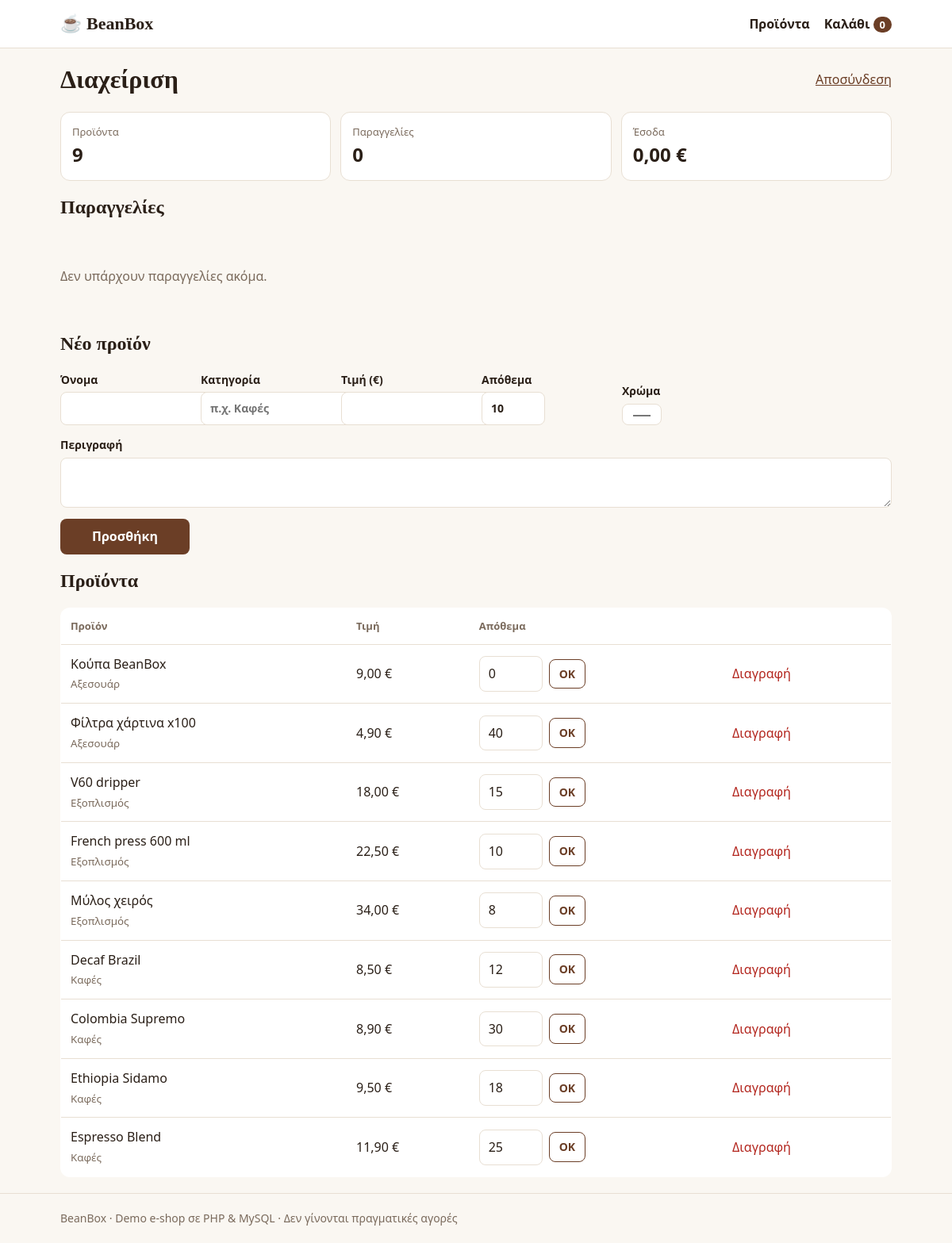
The page /admin/index.php (signed in) on the database its author committed.
### tables this page shows
CREATE TABLE IF NOT EXISTS products (
    id          INT AUTO_INCREMENT PRIMARY KEY,
    name        VARCHAR(120)  NOT NULL,
    category    VARCHAR(60)   NOT NULL,
    description TEXT          NOT NULL,
    price       DECIMAL(10,2) NOT NULL,
    stock       INT           NOT NULL DEFAULT 0,
    color       VARCHAR(7)    NOT NULL DEFAULT '#6b4f3a',
    created_at  TIMESTAMP     NOT NULL DEFAULT CURRENT_TIMESTAMP
);

### includes/bootstrap.php (called while the page is built, shortened)
<?php
function db(): PDO
{
    static $pdo = null;
    if ($pdo === null) {
        $dsn = getenv('DB_DSN') ?: 'mysql:host=' . DB_HOST . ';dbname=' . DB_NAME . ';charset=utf8mb4';
        $pdo = new PDO($dsn, DB_USER, DB_PASS, [
            PDO::ATTR_ERRMODE            => PDO::ERRMODE_EXCEPTION,
            PDO::ATTR_DEFAULT_FETCH_MODE => PDO::FETCH_ASSOC,
        ]);
    }
    return $pdo;
}
function e(?string $value): string
{
    return htmlspecialchars((string) $value, ENT_QUOTES, 'UTF-8');
}
function money(float $amount): string
{
    return number_format($amount, 2, ',', '.') . ' €';
}

### admin/index.php (the view, shortened to what this page needs)
<?php
require __DIR__ . '/../includes/bootstrap.php';
    require __DIR__ . '/../includes/header.php'; ?>
    <?php require __DIR__ . '/../includes/footer.php';
$products = db()->query('SELECT * FROM products ORDER BY id DESC')->fetchAll();
$orders   = db()->query('SELECT * FROM orders ORDER BY id DESC LIMIT 50')->fetchAll();
$revenue  = (float) db()->query("SELECT COALESCE(SUM(total),0) FROM orders WHERE status <> 'cancelled'")->fetchColumn();
require __DIR__ . '/../includes/header.php';
?>
<div class="admin-head">
  <h1>Διαχείριση</h1>
  <a href="?logout=1">Αποσύνδεση</a>
</div>
<div class="stats">
  <div><span>Προϊόντα</span><strong><?= count($products) ?></strong></div>
  <div><span>Παραγγελίες</span><strong><?= count($orders) ?></strong></div>
  <div><span>Έσοδα</span><strong><?= money($revenue) ?></strong></div>
</div>
<h2>Παραγγελίες</h2>
<?php if (!$orders): ?>
  <p class="empty">Δεν υπάρχουν παραγγελίες ακόμα.</p>
<?php endif; ?>
<h2>Νέο προϊόν</h2>
<form method="post" class="form grid-form">
  <label>Όνομα <input name="name" required></label>
  <label>Κατηγορία <input name="category" placeholder="π.χ. Καφές"></label>
  <label>Τιμή (€) <input name="price" inputmode="decimal" required></label>
  <label>Απόθεμα <input type="number" name="stock" value="10" min="0"></label>
  <label>Χρώμα <input type="color" name="color" value="#6b4f3a"></label>
  <label class="full">Περιγραφή <textarea name="description" rows="2"></textarea></label>
  <button class="btn">Προσθήκη</button>
</form>
<h2>Προϊόντα</h2>
<table class="cart">
  <thead><tr><th>Προϊόν</th><th>Τιμή</th><th>Απόθεμα</th><th></th></tr></thead>
  <tbody>
  <?php foreach ($products as $p): ?>
    <tr>
      <td><?= e($p['name']) ?><br><small class="muted"><?= e($p['category']) ?></small></td>
      <td><?= money((float) $p['price']) ?></td>
      <td>
        <form method="post" class="inline">
          <input type="number" name="stock" value="<?= (int) $p['stock'] ?>" min="0">
          <button class="btn small line">OK</button>
        </form>
      </td>
      <td>
        <form method="post" onsubmit="return confirm('Διαγραφή προϊόντος;')">
          <button class="link-danger">Διαγραφή</button>
        </form>
      </td>
    </tr>
  <?php endforeach; ?>
  </tbody>
</table>
<?php require __DIR__ . '/../includes/footer.php'; ?>

### assets/style.css (style rules this page uses)
:root { --bg: #faf7f2; --surface: #fff; --ink: #2a1f17; --muted: #7a6a5c; --line: #e8dfd3; --accent: #6b3e26; --accent-ink: #fff; --danger: #b3261e; --ok: #2e7d32; }
* { box-sizing: border-box; }
body { margin: 0; background: var(--bg); color: var(--ink); font: 16px/1.55 system-ui, "Segoe UI", sans-serif; }
a { color: var(--accent); }
h1, h2 { font-family: Georgia, serif; line-height: 1.15; }
.hero p, .muted { color: var(--muted); }
input, select, textarea { font: inherit; padding: 9px 11px; border: 1px solid var(--line); border-radius: 8px; background: var(--surface); color: var(--ink); }
input[type=number] { width: 80px; }
.btn { display: inline-block; border: 0; border-radius: 8px; padding: 10px 18px; background: var(--accent); color: var(--accent-ink); font: inherit; font-weight: 700; cursor: pointer; text-decoration: none; }
.btn.small { padding: 7px 12px; font-size: 14px; }
.btn.line { background: transparent; color: var(--accent); border: 1px solid var(--accent); }
.link-danger { background: none; border: 0; color: var(--danger); cursor: pointer; font: inherit; }
.inline { display: flex; gap: 8px; align-items: center; flex-wrap: wrap; }
table.cart { width: 100%; border-collapse: collapse; background: var(--surface); border: 1px solid var(--line); border-radius: 12px; overflow: hidden; margin-bottom: 20px; }
.cart th, .cart td { padding: 12px; border-bottom: 1px solid var(--line); text-align: left; vertical-align: middle; }
.cart th { font-size: 13px; color: var(--muted); }
.empty { padding: 40px 0; color: var(--muted); }
.form { display: grid; gap: 14px; }
.form label { display: grid; gap: 5px; font-weight: 600; font-size: 14px; }
.admin-head { display: flex; justify-content: space-between; align-items: center; }
.stats { display: grid; grid-template-columns: repeat(3, 1fr); gap: 12px; margin-bottom: 20px; }
.stats div { background: var(--surface); border: 1px solid var(--line); border-radius: 12px; padding: 14px; }
.stats span { display: block; color: var(--muted); font-size: 13px; }
.stats strong { font-size: 24px; }
.grid-form { grid-template-columns: repeat(auto-fit, minmax(160px, 1fr)); align-items: end; margin-bottom: 20px; }
.grid-form .full { grid-column: 1 / -1; }

### rows shown on the page
products: name "Κούπα BeanBox", category "Αξεσουάρ", price "9,00 €", stock "0"
products: name "Φίλτρα χάρτινα x100", category "Αξεσουάρ", price "4,90 €", stock "40"
products: name "V60 dripper", category "Εξοπλισμός", price "18,00 €", stock "15"
products: name "French press 600 ml", category "Εξοπλισμός", price "22,50 €", stock "10"
products: name "Μύλος χειρός", category "Εξοπλισμός", price "34,00 €", stock "8"
products: name "Decaf Brazil", category "Καφές", price "8,50 €", stock "12"
products: name "Colombia Supremo", category "Καφές", price "8,90 €", stock "30"
products: name "Ethiopia Sidamo", category "Καφές", price "9,50 €", stock "18"
products: name "Espresso Blend", category "Καφές", price "11,90 €", stock "25"

### other values the page prints
cart_count() "0"
count($products) "9"
count($orders) "0"
money($revenue) "0,00 €"
